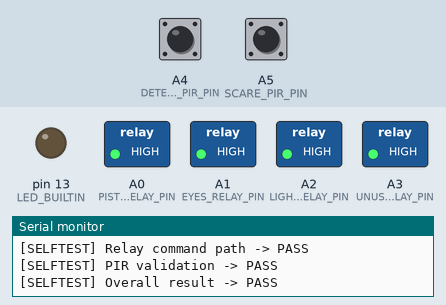
This sketch was run on a simulated Arduino Uno, built with avr-gcc and run on an emulated ATmega328P. On the bench: switched loads named in the sketch (green lamp = pin HIGH), output pins drawn as LEDs (lit = HIGH), the last lines printed to the serial monitor. The test bench sets the inputs (shaded band); at power-on: A4 (DETECTION_PIR_PIN) HIGH, A5 (SCARE_PIR_PIN) HIGH. The audio player accepts every command and is not drawn.

Above: at 2.7 s.
At 4.0 s:
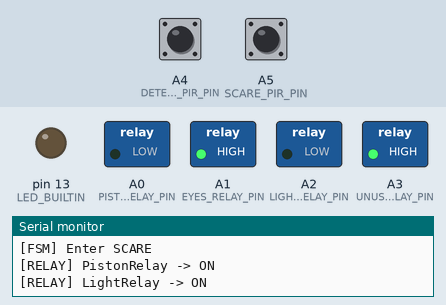
4.1 s: A4 (DETECTION_PIR_PIN) pulsed LOW 2 times (0.12 s each, 0.3 s apart)
6.2 s: A5 (SCARE_PIR_PIN) pulsed LOW 2 times (0.12 s each, 0.3 s apart)
At 10.2 s:
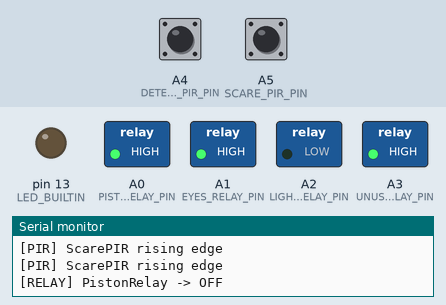
Timing chart, 0 to 15.8 s (numbered marks = the images above; inputs shaded):
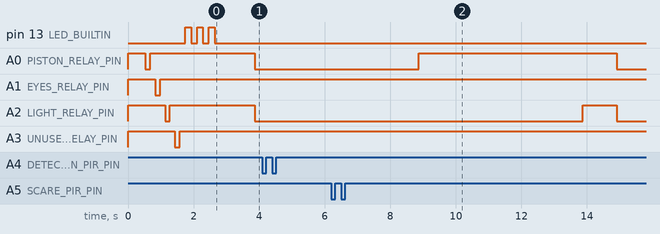

The sketch:

TheJumpingWraith.ino
```cpp
#include <SoftwareSerial.h>
#include <DFRobotDFPlayerMini.h>

// =========================
// TheJumpingWraith Scenario
// =========================
// Scenario source: Scenarios/TheJumpingWraith-scenario.md
// Target: Arduino AVR Boards -> Arduino Uno (ATmega328P)
//
// Audio mapping assumption:
// 1 -> 1.mp3 (default music)
// 2 -> 2.mp3 (detection music)
// 3 -> 3.mp3 (scare music)

// -------- Configuration --------
#define DEBUG_ENABLED true

// Fixed 3-phase UNO profile
// A0 = Relay 1 (Piston)
// A1 = Relay 2 (Eyes)
// A2 = Relay 3 (Light)
// A3 = Relay 4 (Unused)
// A4 = Detection PIR
// A5 = Scare PIR
const uint8_t PISTON_RELAY_PIN = A0;
const uint8_t EYES_RELAY_PIN = A1;
const uint8_t LIGHT_RELAY_PIN = A2;
const uint8_t UNUSED_RELAY_PIN = A3;
const uint8_t DETECTION_PIR_PIN = A4;
const uint8_t SCARE_PIR_PIN = A5;

// Set true only if relay 4 (UnusedRelay) is rewired as a piston ground switch relay.
// When enabled, relay 4 mirrors piston ON/OFF timing.
const bool PISTON_USE_GROUND_SWITCH_RELAY = false;

// Relay polarity (true = active LOW module, false = active HIGH module)
const bool RELAY_ACTIVE_LOW = true;

// MP3 serial pins (D10 primary by profile, D11 companion for 2-wire serial)
// Arduino RX from module TX, Arduino TX to module RX
const uint8_t MP3_RX_PIN = 10;
const uint8_t MP3_TX_PIN = 11;

// Audio settings
const uint8_t MP3_VOLUME = 24; // 0..30
const uint16_t TRACK_DEFAULT = 1;
const uint16_t TRACK_DETECTION = 2;
const uint16_t TRACK_SCARE = 3;

// Timing constants (ms)
const unsigned long DETECTION_TIMEOUT_MS = 20000UL;
const unsigned long SCARE_START_DELAY_MS = 1000UL;
const unsigned long PISTON_ON_MS = 5000UL;
const unsigned long LIGHT_ON_MS = 10000UL;

// Startup self-test settings
const bool PRODUCTION_MODE = true;
const bool RUN_STARTUP_SELF_TEST = true;
const unsigned long PIR_SELF_TEST_TIMEOUT_MS = 8000UL;
const unsigned int SELF_TEST_RELAY_STEP_MS = 150;
const unsigned int STATUS_BLINK_ON_MS = 180;
const unsigned int STATUS_BLINK_OFF_MS = 180;

// -------- Runtime --------
SoftwareSerial mp3Serial(MP3_RX_PIN, MP3_TX_PIN);
DFRobotDFPlayerMini mp3;

enum PhaseState {
  STATE_DEFAULT,
  STATE_DETECTION,
  STATE_SCARE
};

PhaseState currentState = STATE_DEFAULT;
unsigned long stateStartMs = 0;

bool detectionConsumed = false;
bool scareConsumed = false;

bool pistonStarted = false;
bool pistonEnded = false;
bool lightStarted = false;
bool lightEnded = false;

bool prevDetectionPir = false;
bool prevScarePir = false;
bool mp3Ready = false;

// -------- Logging --------
void logMsg(const __FlashStringHelper* tag, const __FlashStringHelper* msg) {
  if (!DEBUG_ENABLED) {
    return;
  }
  Serial.print(tag);
  Serial.print(F(" "));
  Serial.println(msg);
}

// -------- Relay helpers --------
uint8_t relayLevel(bool on) {
  if (RELAY_ACTIVE_LOW) {
    return on ? LOW : HIGH;
  }
  return on ? HIGH : LOW;
}

void setRelay(uint8_t pin, bool on, const __FlashStringHelper* relayName) {
  digitalWrite(pin, relayLevel(on));
  if (DEBUG_ENABLED) {
    Serial.print(F("[RELAY] "));
    Serial.print(relayName);
    Serial.print(F(" -> "));
    Serial.println(on ? F("ON") : F("OFF"));
  }
}

void setPistonOutput(bool on) {
  setRelay(PISTON_RELAY_PIN, on, F("PistonRelay"));
  if (PISTON_USE_GROUND_SWITCH_RELAY) {
    setRelay(UNUSED_RELAY_PIN, on, F("PistonGroundSwitchRelay"));
  }
}

void allRelaysOff() {
  setRelay(EYES_RELAY_PIN, false, F("EyesRelay"));
  setPistonOutput(false);
  setRelay(LIGHT_RELAY_PIN, false, F("LightRelay"));
  if (!PISTON_USE_GROUND_SWITCH_RELAY) {
    setRelay(UNUSED_RELAY_PIN, false, F("UnusedRelay"));
  }
}

void blinkStatusLed(uint8_t blinkCount) {
  for (uint8_t i = 0; i < blinkCount; i++) {
    digitalWrite(LED_BUILTIN, HIGH);
    delay(STATUS_BLINK_ON_MS);
    digitalWrite(LED_BUILTIN, LOW);
    delay(STATUS_BLINK_OFF_MS);
  }
}

bool testRelayOutput(uint8_t pin, const __FlashStringHelper* relayName) {
  setRelay(pin, true, relayName);
  delay(SELF_TEST_RELAY_STEP_MS);
  uint8_t onLevel = digitalRead(pin);
  bool onOk = (onLevel == relayLevel(true));

  setRelay(pin, false, relayName);
  delay(SELF_TEST_RELAY_STEP_MS);
  uint8_t offLevel = digitalRead(pin);
  bool offOk = (offLevel == relayLevel(false));

  if (DEBUG_ENABLED) {
    Serial.print(F("[SELFTEST] Relay "));
    Serial.print(relayName);
    Serial.print(F(" command path -> "));
    Serial.println((onOk && offOk) ? F("PASS") : F("FAIL"));
  }

  return onOk && offOk;
}

bool waitForPirTrigger(uint8_t pin, const __FlashStringHelper* pirName, unsigned long timeoutMs) {
  bool prev = (digitalRead(pin) == HIGH);
  unsigned long start = millis();

  if (DEBUG_ENABLED) {
    Serial.print(F("[SELFTEST] Trigger "));
    Serial.print(pirName);
    Serial.print(F(" within "));
    Serial.print(timeoutMs);
    Serial.println(F("ms"));
  }

  while ((millis() - start) < timeoutMs) {
    bool curr = (digitalRead(pin) == HIGH);
    if (!prev && curr) {
      if (DEBUG_ENABLED) {
        Serial.print(F("[SELFTEST] "));
        Serial.print(pirName);
        Serial.println(F(" trigger PASS"));
      }
      return true;
    }
    prev = curr;
  }

  if (DEBUG_ENABLED) {
    Serial.print(F("[SELFTEST] "));
    Serial.print(pirName);
    Serial.println(F(" trigger FAIL (timeout)"));
  }
  return false;
}

bool runStartupSelfTest() {
  if (DEBUG_ENABLED) {
    Serial.println(F("[SELFTEST] Starting startup hardware test"));
    Serial.print(F("[SELFTEST] Mode -> "));
    Serial.println(PRODUCTION_MODE ? F("PRODUCTION") : F("BENCH"));
    Serial.println(F("[SELFTEST] Note: relay contact/load wiring has no electrical feedback path in this design"));
  }

  bool relayOk = true;
  relayOk = testRelayOutput(PISTON_RELAY_PIN, F("PistonRelay")) && relayOk;
  relayOk = testRelayOutput(EYES_RELAY_PIN, F("EyesRelay")) && relayOk;
  relayOk = testRelayOutput(LIGHT_RELAY_PIN, F("LightRelay")) && relayOk;

  if (PISTON_USE_GROUND_SWITCH_RELAY) {
    relayOk = testRelayOutput(UNUSED_RELAY_PIN, F("PistonGroundSwitchRelay")) && relayOk;
  } else {
    relayOk = testRelayOutput(UNUSED_RELAY_PIN, F("UnusedRelay")) && relayOk;
  }

  bool pirDetectionOk = true;
  bool pirScareOk = true;
  bool pirOk = true;

  if (PRODUCTION_MODE) {
    if (DEBUG_ENABLED) {
      Serial.println(F("[SELFTEST] PIR validation skipped in PRODUCTION mode"));
    }
  } else {
    pirDetectionOk = waitForPirTrigger(DETECTION_PIR_PIN, F("DetectionPIR"), PIR_SELF_TEST_TIMEOUT_MS);
    pirScareOk = waitForPirTrigger(SCARE_PIR_PIN, F("ScarePIR"), PIR_SELF_TEST_TIMEOUT_MS);
    pirOk = pirDetectionOk && pirScareOk;
  }

  bool overallOk = relayOk && pirOk && mp3Ready;

  if (DEBUG_ENABLED) {
    Serial.print(F("[SELFTEST] MP3 init -> "));
    Serial.println(mp3Ready ? F("PASS") : F("FAIL"));
    Serial.print(F("[SELFTEST] Relay command path -> "));
    Serial.println(relayOk ? F("PASS") : F("FAIL"));
    Serial.print(F("[SELFTEST] PIR validation -> "));
    Serial.println(pirOk ? F("PASS") : F("FAIL"));
    Serial.print(F("[SELFTEST] Overall result -> "));
    Serial.println(overallOk ? F("PASS") : F("FAIL"));
  }

  blinkStatusLed(overallOk ? 3 : 5);
  allRelaysOff();
  return overallOk;
}

// -------- MP3 helpers --------
void playDefaultLoop() {
  mp3.loop(TRACK_DEFAULT);
  logMsg(F("[MP3]"), F("Loop default track"));
}

void playDetectionTrack() {
  mp3.loop(TRACK_DETECTION);
  logMsg(F("[MP3]"), F("Loop detection track"));
}

void playScareTrack() {
  mp3.play(TRACK_SCARE);
  logMsg(F("[MP3]"), F("Play scare track"));
}

// -------- PIR edge helpers --------
bool isPirActive(uint8_t pin) {
  return digitalRead(pin) == HIGH;
}

bool detectionPirRisingEdge() {
  bool curr = isPirActive(DETECTION_PIR_PIN);
  bool rising = (!prevDetectionPir && curr);
  prevDetectionPir = curr;
  return rising;
}

bool scarePirRisingEdge() {
  bool curr = isPirActive(SCARE_PIR_PIN);
  bool rising = (!prevScarePir && curr);
  prevScarePir = curr;
  return rising;
}

// -------- State transitions --------
void enterDefaultState(bool resetPolicyFlags) {
  currentState = STATE_DEFAULT;
  stateStartMs = millis();

  // Scenario rule: EyesRelay OFF at scare exit and timeout return.
  setRelay(EYES_RELAY_PIN, false, F("EyesRelay"));
  setPistonOutput(false);
  setRelay(LIGHT_RELAY_PIN, false, F("LightRelay"));

  if (resetPolicyFlags) {
    detectionConsumed = false;
    scareConsumed = false;
    logMsg(F("[FSM]"), F("Reset trigger policy flags"));
  }

  playDefaultLoop();
  logMsg(F("[FSM]"), F("Enter DEFAULT"));
}

void enterDetectionState() {
  currentState = STATE_DETECTION;
  stateStartMs = millis();

  detectionConsumed = true;
  setRelay(EYES_RELAY_PIN, true, F("EyesRelay"));
  playDetectionTrack();

  logMsg(F("[FSM]"), F("Enter DETECTION"));
}

void enterScareState() {
  currentState = STATE_SCARE;
  stateStartMs = millis();

  scareConsumed = true;

  pistonStarted = false;
  pistonEnded = false;
  lightStarted = false;
  lightEnded = false;

  playScareTrack();
  logMsg(F("[FSM]"), F("Enter SCARE"));
}

// -------- State handlers --------
void handleDefaultState(bool detectionEdge, bool scareEdge) {
  // Priority: ScarePIR can trigger scare regardless of phase.
  if ((scareEdge || isPirActive(SCARE_PIR_PIN)) && !scareConsumed) {
    enterScareState();
    return;
  }

  if (detectionEdge && !detectionConsumed) {
    enterDetectionState();
    return;
  }
}

void handleDetectionState(bool scareEdge) {
  // Accept both edge and active-level scare trigger while in DETECTION.
  // This helps when PIR output is held high long enough that a clean edge is missed.
  if ((scareEdge || isPirActive(SCARE_PIR_PIN)) && !scareConsumed) {
    enterScareState();
    return;
  }

  unsigned long elapsed = millis() - stateStartMs;
  if (elapsed >= DETECTION_TIMEOUT_MS) {
    logMsg(F("[FSM]"), F("Detection timeout reached -> DEFAULT"));
    enterDefaultState(true);
    return;
  }
}

void handleScareState() {
  unsigned long elapsed = millis() - stateStartMs;

  if (!pistonStarted && elapsed >= SCARE_START_DELAY_MS) {
    setPistonOutput(true);
    pistonStarted = true;
  }

  if (pistonStarted && !pistonEnded && elapsed >= (SCARE_START_DELAY_MS + PISTON_ON_MS)) {
    setPistonOutput(false);
    pistonEnded = true;
  }

  if (!lightStarted && elapsed >= SCARE_START_DELAY_MS) {
    setRelay(LIGHT_RELAY_PIN, true, F("LightRelay"));
    lightStarted = true;
  }

  if (lightStarted && !lightEnded && elapsed >= (SCARE_START_DELAY_MS + LIGHT_ON_MS)) {
    setRelay(LIGHT_RELAY_PIN, false, F("LightRelay"));
    lightEnded = true;
  }

  if (elapsed >= (SCARE_START_DELAY_MS + LIGHT_ON_MS)) {
    logMsg(F("[FSM]"), F("Scare complete -> DEFAULT"));
    enterDefaultState(true);
  }
}

void setup() {
  if (DEBUG_ENABLED) {
    Serial.begin(115200);
  }

  pinMode(DETECTION_PIR_PIN, INPUT);
  pinMode(SCARE_PIR_PIN, INPUT);

  pinMode(EYES_RELAY_PIN, OUTPUT);
  pinMode(PISTON_RELAY_PIN, OUTPUT);
  pinMode(LIGHT_RELAY_PIN, OUTPUT);
  pinMode(UNUSED_RELAY_PIN, OUTPUT);
  pinMode(LED_BUILTIN, OUTPUT);
  digitalWrite(LED_BUILTIN, LOW);

  allRelaysOff();

  mp3Serial.begin(9600);
  if (!mp3.begin(mp3Serial)) {
    mp3Ready = false;
    logMsg(F("[MP3]"), F("DFPlayer init failed; check wiring/module"));
  } else {
    mp3Ready = true;
    mp3.volume(MP3_VOLUME);
    logMsg(F("[MP3]"), F("DFPlayer ready"));
  }

  if (RUN_STARTUP_SELF_TEST) {
    bool selfTestOk = runStartupSelfTest();
    if (DEBUG_ENABLED && !selfTestOk) {
      Serial.println(F("[SELFTEST] Startup test failed; system continues for diagnostics"));
    }
  }

  prevDetectionPir = isPirActive(DETECTION_PIR_PIN);
  prevScarePir = isPirActive(SCARE_PIR_PIN);

  enterDefaultState(true);
}

void loop() {
  bool detectionEdge = detectionPirRisingEdge();
  bool scareEdge = scarePirRisingEdge();

  if (DEBUG_ENABLED) {
    if (detectionEdge) {
      logMsg(F("[PIR]"), F("DetectionPIR rising edge"));
    }
    if (scareEdge) {
      logMsg(F("[PIR]"), F("ScarePIR rising edge"));
    }
  }

  switch (currentState) {
    case STATE_DEFAULT:
      handleDefaultState(detectionEdge, scareEdge);
      break;
    case STATE_DETECTION:
      handleDetectionState(scareEdge);
      break;
    case STATE_SCARE:
      handleScareState();
      break;
    default:
      enterDefaultState(true);
      break;
  }
}
```
